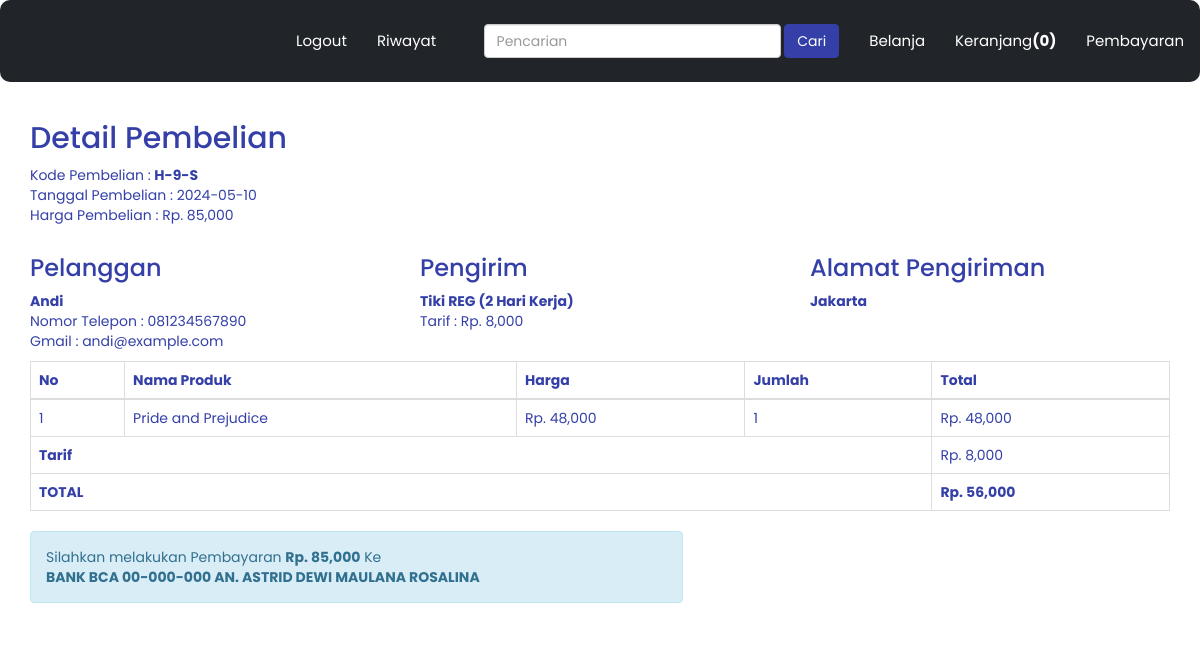
The page /nota.php?id=9 (signed in) on the database its author committed.
### tables this page shows
CREATE TABLE `pembelian` (
  `id_pembelian` int(11) NOT NULL,
  `id_pelanggan` int(11) NOT NULL,
  `id_kurir` int(11) NOT NULL,
  `tanggal_pembelian` date NOT NULL,
  `total_pembelian` int(11) NOT NULL,
  `nama_kurir` varchar(100) NOT NULL,
  `tarif` int(11) NOT NULL,
  `alamat_pengiriman` text NOT NULL,
  `status_pembelian` varchar(100) NOT NULL DEFAULT 'Tertunda',
  `resi_pengiriman` varchar(50) NOT NULL
);

CREATE TABLE `pelanggan` (
  `id_pelanggan` int(11) NOT NULL,
  `gmail_pelanggan` varchar(100) NOT NULL,
  `password_pelanggan` varchar(50) NOT NULL,
  `nama_pelanggan` varchar(100) NOT NULL,
  `telepon_pelanggan` varchar(25) NOT NULL
);

CREATE TABLE `pembelian_produk` (
  `id_pembelian_produk` int(11) NOT NULL,
  `id_pembelian` int(11) NOT NULL,
  `id_produk` int(11) NOT NULL,
  `jumlah_pembelian` int(11) NOT NULL
);

CREATE TABLE `produk` (
  `id_produk` int(11) NOT NULL,
  `nama_produk` varchar(100) NOT NULL,
  `harga_produk` int(11) NOT NULL,
  `berat_produk` int(11) NOT NULL,
  `foto_produk` varchar(100) NOT NULL,
  `deskripsi_produk` text NOT NULL,
  `resep_produk` varchar(100) NOT NULL,
  `stok_produk` int(5) NOT NULL
);

### nota.php (the view, shortened to what this page needs)
<?php
	$koneksi = new mysqli("localhost","root","","grabook");
?>
<!DOCTYPE html>
<html>
<head>
    <link href="https://maxcdn.bootstrapcdn.com/bootstrap/3.3.7/css/bootstrap.min.css" rel="stylesheet">
    <link rel="stylesheet" type="text/css" href="css/index.css">
</head>
<body>
<nav class="navbar navbar-expand-lg" style="background-color: #212529;">
    <div class="container-fluid">
        <div class="navbar-header">
            <a class="navbar-brand d-flex align-items-center" href="index.php">
            </a>
        </div>
        <ul class="nav navbar-nav">
            <?php if (isset($_SESSION['pelanggan'])): ?>
                <li><a href="logout.php" onclick="return confirm('Apakah Anda Yakin ?')" style="color: white;">Logout</a></li>
                <li><a href="riwayat.php" style="color: white;">Riwayat</a></li>
            <?php endif; ?>
        </ul>
        <ul class="nav navbar-nav navbar-right">
            <li><a href="index.php" style="color:white;">Belanja</a></li>
            <?php if(!isset($_SESSION["keranjang"])) : ?>
                <li><a href="keranjang.php" style="color:white;">Keranjang<strong>(0)</strong></a></li>
            <?php endif ?>
            <li><a href="bayar.php" style="color:white;" >Pembayaran</a></li>
        </ul>
        <form action="pencarian.php" method="get" class="navbar-form navbar-right">
            <input type="text" name="keyword" class="form-control" placeholder="Pencarian">
            <button class="btn btn-primary custom-button">Cari</button>
        </form>
    </div>
</nav>
	<section class="konten">
		<div class="container">
			<h2>Detail Pembelian</h2>
			<?php
				$ambil=$koneksi->query("SELECT * FROM pembelian JOIN pelanggan ON pembelian.id_pelanggan=pelanggan.id_pelanggan WHERE pembelian.id_pembelian='$_GET[id]'");
				$detail=$ambil->fetch_assoc();
			?>
			<p>
				Kode Pembelian : <strong>H-<?php echo $detail['id_pembelian']; ?>-S</strong><br>
				Tanggal Pembelian : <?php echo $detail['tanggal_pembelian']; ?> <br>
				Harga Pembelian : Rp. <?php echo number_format($detail['total_pembelian'])?>
			</p>
			<div class="row">
				<div class="col-md-4">
					<h3>Pelanggan</h3>
					<strong><?php echo $detail['nama_pelanggan']?></strong>
					<p>Nomor Telepon :  <?php echo $detail['telepon_pelanggan']?><br>Gmail : <?php echo $detail['gmail_pelanggan']; ?>
					</p>
				</div>
				<div class="col-md-4">
					<h3>Pengirim</h3>
					<strong><?php echo $detail['nama_kurir']; ?></strong>
					<p>Tarif : Rp. <?php echo number_format($detail['tarif']); ?></p>
				</div>
				<div class="col-md-4">
					<h3>Alamat Pengiriman</h3>
					<strong><?php echo $detail['alamat_pengiriman']; ?></strong>
				</div>
			</div>
			<table class="table table-bordered">
				<thead>
					<tr>
						<th>No</th>
						<th>Nama Produk</th>
						<th>Harga</th>
						<th>Jumlah</th>
						<th>Total</th>
					</tr>
				</thead>
				<tbody>
					<?php $nomor=1; ?>
					<?php $totalbelanja=0;?>
					<?php $ambil=$koneksi->query("SELECT * FROM pembelian_produk JOIN produk ON pembelian_produk.id_produk=produk.id_produk WHERE pembelian_produk.id_pembelian='$_GET[id]'");?>
					<?php while($pecah=$ambil->fetch_assoc()) { ?>
						<?php $subharga =  $pecah['harga_produk']*$pecah['jumlah_pembelian']; ?>
					<tr>
						<td> <?php echo $nomor; ?></td>
						<td> <?php echo $pecah['nama_produk']; ?></td>
						<td> Rp. <?php echo number_format($pecah['harga_produk']); ?></td>
						<td> <?php echo $pecah['jumlah_pembelian']; ?></td>
						<td> Rp. <?php echo number_format($subharga); ?></td>
					</tr>
					<?php $nomor++ ?>
					<?php $totalbelanja+=$subharga; ?>
					<?php } ?>
				</tbody>
				<tfoot>
					<tr>
						<th colspan="4">Tarif</th>
						<td>Rp. <?php echo number_format($detail['tarif']); ?></td>
					</tr>
					<tr>
						<th colspan="4">TOTAL</th>
						<th>Rp. <?php echo number_format($totalbelanja+$detail['tarif']); ?></th>
					</tr>
				</tfoot>
			</table>
			<div class="row">
				<div class="col-md-7">
					<div class="alert alert-info">
						<p>
							Silahkan melakukan Pembayaran <strong>Rp. <?php echo number_format($detail['total_pembelian'])?></strong>
							Ke <br>
							<strong>BANK BCA 00-000-000 AN. ASTRID DEWI MAULANA ROSALINA</strong>
						</p>
					</div>
				</div>
			</div>
		</div>
	</section>
</body>
</html>

### nota.php (style rules this page uses)
body { font-family: 'Poppins', sans-serif; background-color: #ffffff; color: #3440A8; }
h1, h2, h3, h4, h5, h6 { color: #3440A8; }
.navbar, .footer { background-color: #3440A8; padding: 15px 0; border-radius: 10px; }
.navbar-nav > li > a { color: white !important; font-size: 15px; }
.btn-primary { background-color: #3440A8; border-color: #3440A8; color: white; }
.navbar-brand { display: flex; align-items: center; }

### rows shown on the page
pembelian: id_pembelian "9", tanggal_pembelian "2024-05-10", total_pembelian "85,000", id_pelanggan.nama_pelanggan "Andi", id_pelanggan.telepon_pelanggan "081234567890", id_pelanggan.gmail_pelanggan "andi@example.com", nama_kurir "Tiki REG (2 Hari Kerja)", tarif "8,000", alamat_pengiriman "Jakarta", $totalbelanja+$detail['tarif'] "56,000"
pembelian_produk: id_produk.nama_produk "Pride and Prejudice", id_produk.harga_produk "48,000", jumlah_pembelian "1", subharga "48,000"
